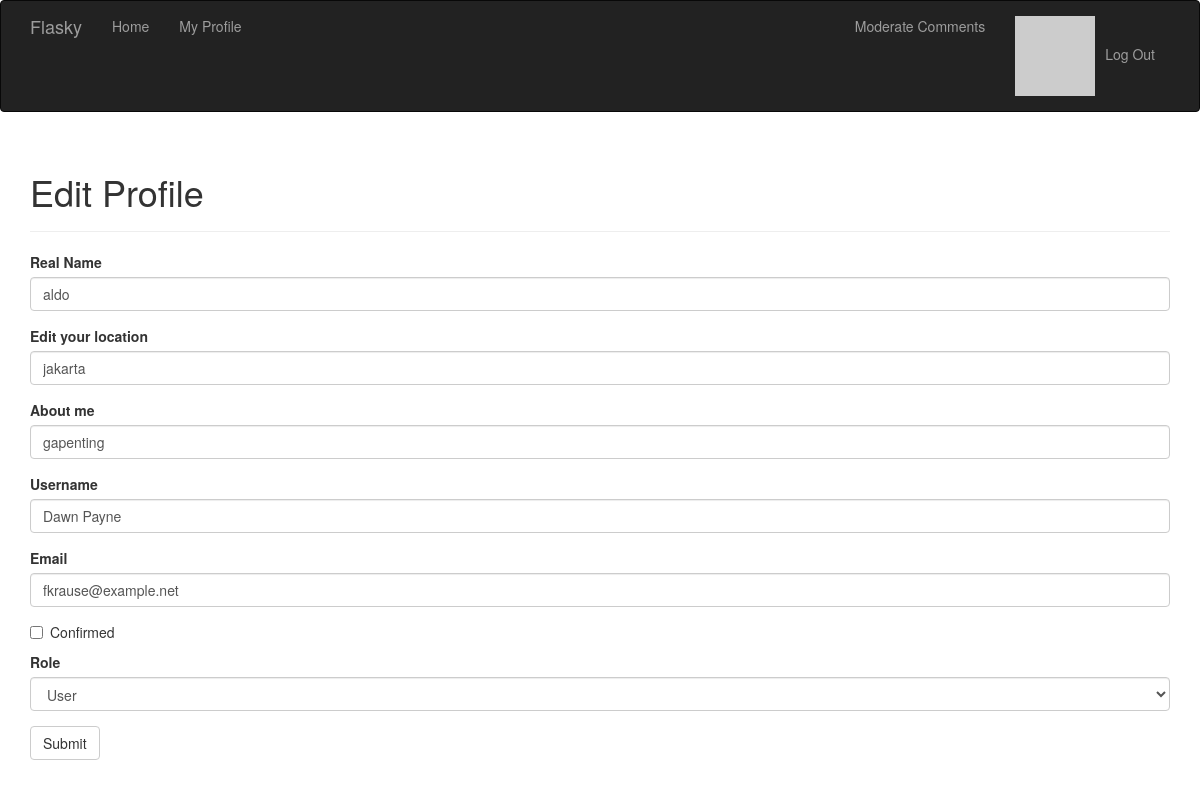
/edit_profile/1 (signed in), run on the app's committed database.
### app/factories/__init__.py (models this page shows)
class ModeratorUser(User):
    role = role_factory("Moderator")
    __mapper_args__ = {
        "polymorphic_identity": "ModeratorUser",
    }

### app/main/views.py (the view, shortened to what this page needs)
@main.route("/edit_profile/<int:id>", methods=["GET","POST"])
@login_required
@admin_required
def edit_profile_admin(id):
    user = db.session.query(User).get_or_404(id)
    form = EditProfileAdminForm(user)
    form.name.data = user.name
    form.location.data = user.location
    form.about_me.data = user.about_me
    form.username.data = user.username
    form.email.data = user.email
    form.confirmed.data = user.confirmed
    form.role.data = user.role_id
    return render_template("edit_profile.html", form=form, user=user)

### app/main/forms.py (shortened to what this page needs)
class EditProfileAdminForm(FlaskForm):
    name = StringField("Real Name", validators=[Length(0,64)])
    location = StringField("Edit your location", validators=[Length(0,64)])
    about_me = StringField("About me")
    username = StringField('Username', validators=[DataRequired(),
                                                   Length(1,64),
                                                   Regexp('^[A-Za-z][A-Za-z0-9_.]*$', 0,
                                                   'Usernames must start with a letter, and can only\
                                                    have letters, numbers, dots or underscores.')])
    email = StringField('Email', validators=[DataRequired(),
                                            Length(1,64),
                                            Email()])
    confirmed = BooleanField('Confirmed')
    role = SelectField('Role', coerce=int)
    submit = SubmitField('Submit')
    def __init__(self, user, *args, **kwargs):
        super().__init__(*args, **kwargs)
        self.role.choices = [(role.id, role.name) for role in db.session.query(Role).order_by(Role.name).all()]
        self.user = user

### app/auth/views.py (called while the page is built)
@auth.before_app_request
def before_request():
    if current_user.is_authenticated:
        current_user.ping()

### app/main/__init__.py (called while the page is built)
@main.app_context_processor
def inject_permissions():
    return dict(Permission=Permission)

### app/models.py (called while the page is built)
@login_manager.user_loader
def load_user(user_id):
    return db.session.get(User, {"id": int(user_id)})

    def can(self, permission: str) -> bool:
        return self.role is not None and self.role.has_permission(permission)

    def ping(self):
        self.last_seen = datetime.utcnow()
        db.session.add(self)
        db.session.commit()

    def gravatar(self, size=100, default='retro', rating='g'):
        url = "https://www.gravatar.com/avatar"
        hash = self.avatar_hash or self.gravatar_hash()
        return f'{url}/{hash}?s={size}&d={default}&r={rating}'

    def has_permission(self, perm):
        return self.permissions & perm == perm

### app/templates/edit_profile.html
{% extends "base.html" %}
{% import "bootstrap/wtf.html" as wtf%}
{% block page_content %}
    <div class = "page-header">
        <H1>Edit Profile</H1>
    </div>
    {{wtf.quick_form(form)}}
{%endblock%}

### data on the page
ModeratorUser: name "aldo", location "jakarta", about_me "gapenting", username "Dawn Payne", email "fkrause@example.net", role "User"
